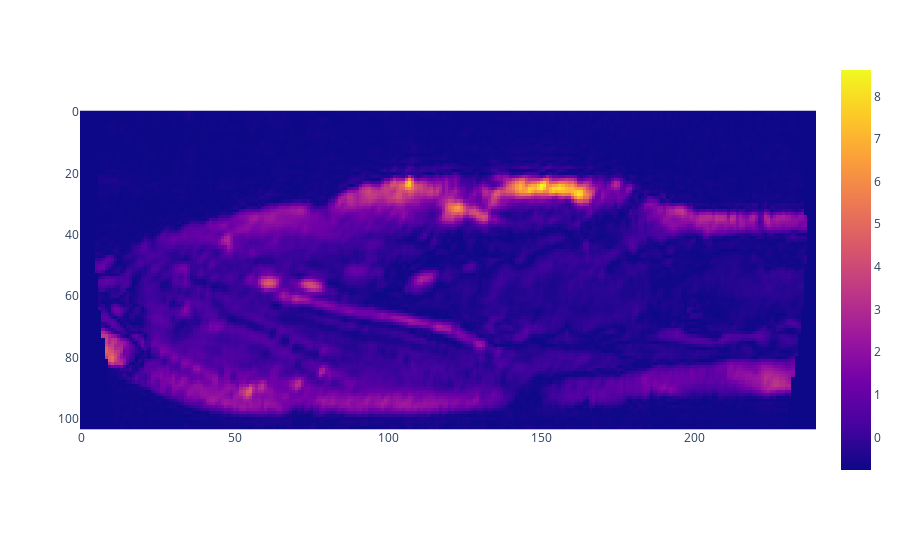

Source (notebook cell):
### Code cell
import plotly.express as px
import numpy as np
img_rgb = np.array([[[255, 0, 0], [0, 255, 0], [0, 0, 255]],
                    [[0, 255, 0], [0, 0, 255], [255, 0, 0]]
                   ], dtype=np.uint8)
fig = px.imshow(arr[:,:,50])
fig.show()

### Figure 1 — Plotly figure (JSON) as saved in the notebook; plotly's stock layout.template omitted (floating-point values rounded to 4 significant figures; data arrays with more than 128 entries replaced by an {"elided": "..."} marker saying what was removed)
{"data": [{"coloraxis": "coloraxis", "type": "heatmap", "z": {"elided": "104x240 float values"}}], "layout": {"coloraxis": {"colorscale": [[0, "#0d0887"], [0.1111, "#46039f"], [0.2222, "#7201a8"], [0.3333, "#9c179e"], [0.4444, "#bd3786"], [0.5556, "#d8576b"], [0.6667, "#ed7953"], [0.7778, "#fb9f3a"], [0.8889, "#fdca26"], [1, "#f0f921"]]}, "margin": {"t": 60}, "xaxis": {"constrain": "domain", "scaleanchor": "y"}, "yaxis": {"autorange": "reversed", "constrain": "domain"}}}
